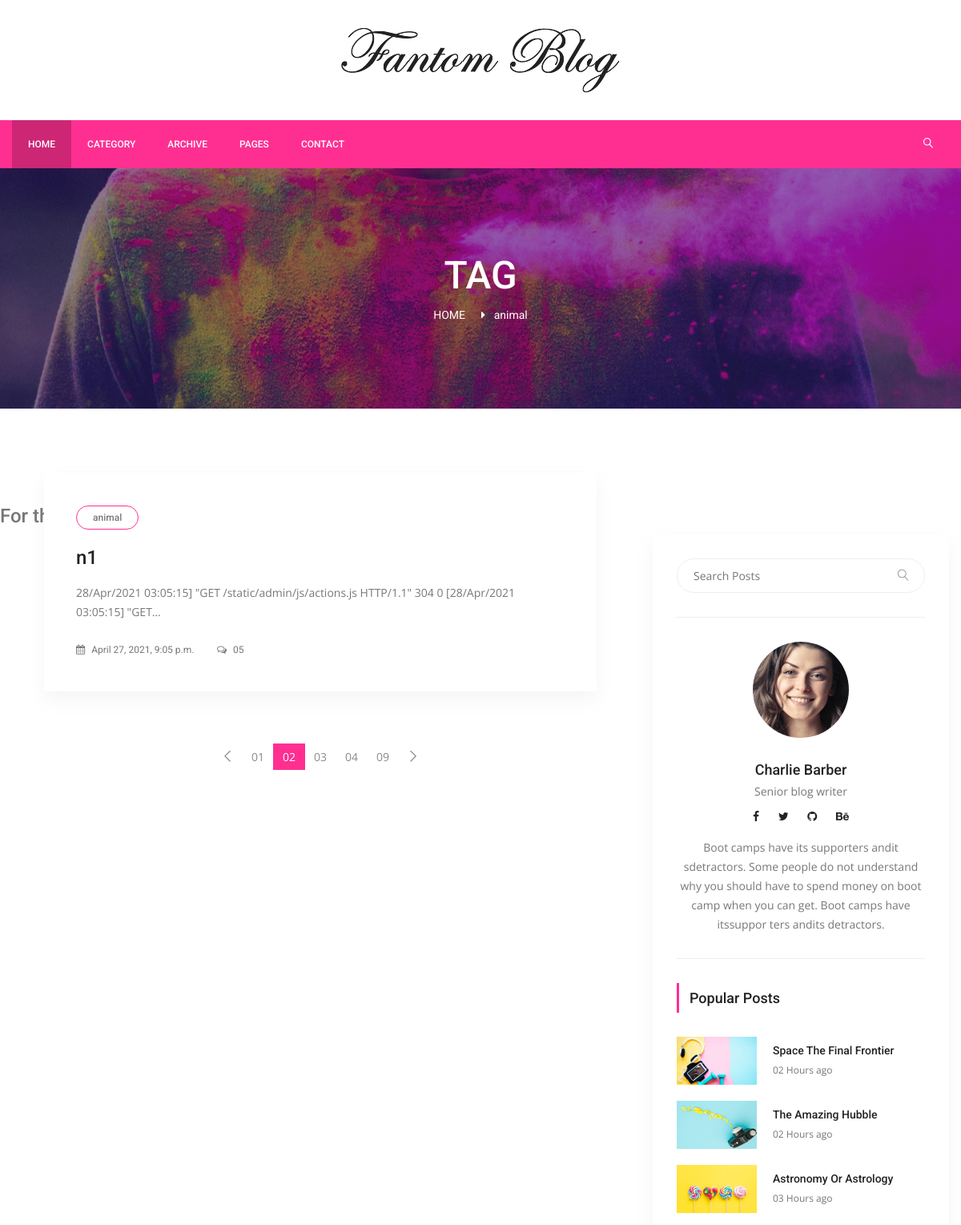
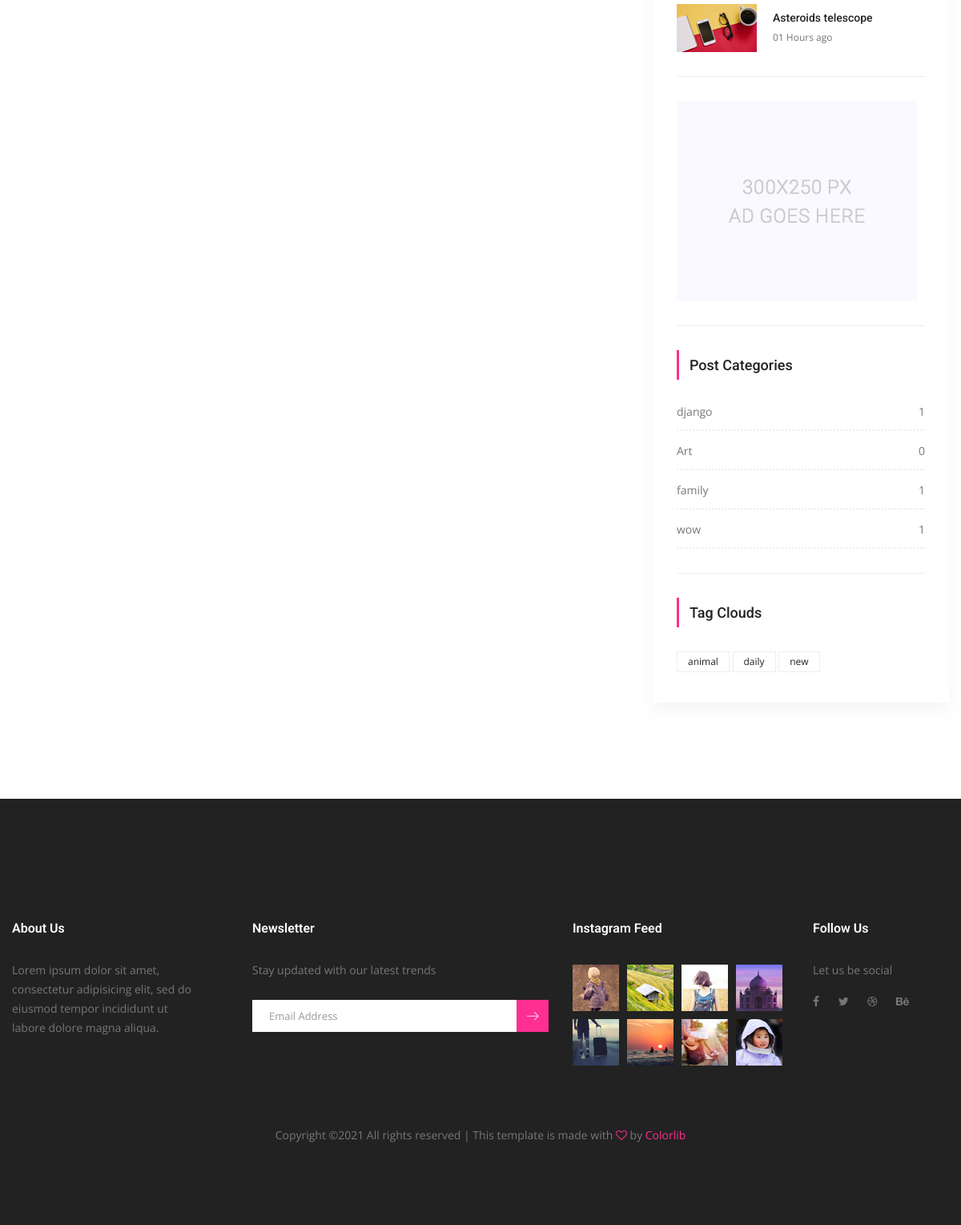
Page /tag/1/animal on the committed database (2 pictures, top to bottom).
### posts/models.py (models this page shows, shortened)
class Tag(models.Model):
    title = models.CharField( max_length=50)
    slug = models.SlugField(editable =False)
    def post_count(self):
        return self.posts.all().count()

class Post(models.Model):
    title = models.CharField(max_length=150)
    content = models.TextField()
    publishing_date = models.DateTimeField(auto_now_add=True)
    image = models.ImageField(blank=True,null=True,upload_to='uploads/')
    user = models.ForeignKey(settings.AUTH_USER_MODEL,on_delete=models.CASCADE)
    slug= models.SlugField(default = "slug")
    category = models.ForeignKey(Category, on_delete=models.CASCADE,default=1,related_name='posts')
    tag =models.ManyToManyField(Tag,related_name= "posts",blank =True)
    slider_post = models.BooleanField(default=False)

class Category(models.Model):
    title = models.CharField(max_length=150)
    slug = models.SlugField(default = "slug")
    def post_count(self):
        return self.posts.all().count()

### posts/views.py (the view)
# urls.py: path('tag/<int:pk>/<slug:slug>',TagDetail.as_view(),name="tag_detail"),
class TagDetail(ListView):
    model =Post
    template_name = "tags/tag_detail.html"
    context_object_name = 'posts'
    def get_queryset(self):
        self.tag = get_object_or_404(Tag,pk=self.kwargs['pk'])
        return Post.objects.filter(tag=self.tag).order_by('-id')
    def get_context_data(self, **kwargs):
        context = super(TagDetail,self).get_context_data(**kwargs)
        self.category = get_object_or_404(Tag,pk=self.kwargs['pk'])
        context['tag']=self.tag
        return context

### posts/templatetags/custom_tags.py (called while the page is built)
@register.simple_tag(name="categories")
def all_catagories():
    return Category.objects.all()

@register.simple_tag(name="tags")
def all_tags():
    return Tag.objects.all()

### templates/tags/tag_detail.html (shortened to what this page needs)
{% extends 'base.html' %}
{% load static %}
{% block content %}
<section class="banner_area">
    <div class="banner_inner d-flex align-items-center">
        <div class="overlay bg-parallax" data-stellar-ratio="0.9" data-stellar-vertical-offset="0" data-background="">
        </div>
        <div class="container">
            <div class="banner_content text-center">
                <h2>TAG</h2>
                <div class="page_link">
                    <a href={% url 'index' %}>HOME</a>
                    <a href="#">{{tag.title}}</a>
                </div>
            </div>
        </div>
    </div>
</section>
<section class="blog_area p_120">
    <h3>For this {{tag.title}} tag there are {{ tag.post_count }} posts </h3>
    <div class="container">
        <div class="row">
            <div class="col-lg-8">
                <div class="blog_left_sidebar">
                {% for post in posts %}
                    <article class="blog_style1">
                        <div class="blog_img">
                        </div>
                        <div class="blog_text">
                            <div class="blog_text_inner">
                                <a class="cat" href="#">{{tag.title}}</a>
                                <a href="{% url 'detail' pk=post.id  slug=post.slug  %}">
                                    <h4>{{post.title}}</h4>
                                </a>
                                <p>{{post.content | truncatechars:100}}</p>
                                <div class="date">
                                    <a href="#"><i class="fa fa-calendar" aria-hidden="true"></i> {{post.publishing_date}}</a>
                                    <a href="#"><i class="fa fa-comments-o" aria-hidden="true"></i> 05</a>
                                </div>
                            </div>
                        </div>
                    </article>
                {% endfor %}
                    <nav class="blog-pagination justify-content-center d-flex">
                        <ul class="pagination">
                            <li class="page-item">
                                <a href="#" class="page-link" aria-label="Previous">
                                    <span aria-hidden="true">
                                        <span class="lnr lnr-chevron-left"></span>
                                    </span>
                                </a>
                            </li>
                            <li class="page-item"><a href="#" class="page-link">01</a></li>
                            <li class="page-item active"><a href="#" class="page-link">02</a></li>
                            <li class="page-item"><a href="#" class="page-link">03</a></li>
                            <li class="page-item"><a href="#" class="page-link">04</a></li>
                            <li class="page-item"><a href="#" class="page-link">09</a></li>
                            <li class="page-item">
                                <a href="#" class="page-link" aria-label="Next">
                                    <span aria-hidden="true">
                                        <span class="lnr lnr-chevron-right"></span>
                                    </span>
                                </a>
                            </li>
                        </ul>
                    </nav>
                </div>
            </div>
            {% include "right_side.html" %}
        </div>
    </div>
</section>
{% endblock %}

### templates/base.html (shortened to what this page needs)
{% load static %}
<!doctype html>
<html lang="en">
<head>
    <link rel="stylesheet" href="{% static "css/bootstrap.css" %}">
    <link rel="stylesheet" href="{% static "vendors/linericon/style.css" %}">
    <link rel="stylesheet" href=" {% static "css/font-awesome.min.css" %}">
    <link rel="stylesheet" href="{% static "vendors/owl-carousel/owl.carousel.min.css" %}">
    <link rel="stylesheet" href="{% static "vendors/lightbox/simpleLightbox.css" %}">
    <link rel="stylesheet" href="{% static "vendors/nice-select/css/nice-select.css" %}">
    <link rel="stylesheet" href="{% static "vendors/animate-css/animate.css" %}">
    <link rel="stylesheet" href="{% static "vendors/jquery-ui/jquery-ui.css" %}">
    <link rel="stylesheet" href=" {% static "css/style.css" %}">
    <link rel="stylesheet" href=" {% static "css/responsive.css" %}">
</head>
<body>
    <header class="header_area">
        <div class="logo_part">
            <div class="container">
                <a class="logo" href="#"><img src="{% static "img/logo.png" %}" alt=""></a>
            </div>
        </div>
        <div class="main_menu">
            <nav class="navbar navbar-expand-lg navbar-light">
                <div class="container">
                    <div class="collapse navbar-collapse offset" id="navbarSupportedContent">
                        <ul class="nav navbar-nav menu_nav">
                            <li class="nav-item active"><a class="nav-link" href="{% url 'index' %}">Home</a></li>
                            <li class="nav-item"><a class="nav-link" href="category.html">Category</a></li>
                            <li class="nav-item"><a class="nav-link" href="archive.html">Archive</a></li>
                            <li class="nav-item submenu dropdown">
                                <a href="#" class="nav-link dropdown-toggle" data-toggle="dropdown" role="button"
                                    aria-haspopup="true" aria-expanded="false">Pages</a>
                            </li>
                            <li class="nav-item"><a class="nav-link" href="contact.html">Contact</a></li>
                        </ul>
                        <ul class="nav navbar-nav navbar-right ml-auto">
                            <li class="nav-item"><a href="#" class="search"><i class="lnr lnr-magnifier"></i></a></li>
                        </ul>
                    </div>
                </div>
            </nav>
        </div>
    </header>
{% block content %}
{% endblock %}
    <footer class="footer-area">
        <div class="container">
            <div class="row">
                <div class="col-lg-3  col-md-6 col-sm-6">
                    <div class="single-footer-widget">
                        <h6 class="footer_title">About Us</h6>
                        <p>Lorem ipsum dolor sit amet, consectetur adipisicing elit, sed do eiusmod tempor incididunt ut
                            labore dolore magna aliqua.</p>
                    </div>
                </div>
                <div class="col-lg-4 col-md-6 col-sm-6">
                    <div class="single-footer-widget">
                        <h6 class="footer_title">Newsletter</h6>
                        <p>Stay updated with our latest trends</p>
                        <div id="mc_embed_signup">
                            <form target="_blank"
                                action="https://spondonit.us12.list-manage.com/subscribe/post?u=1462626880ade1ac87bd9c93a&amp;id=92a4423d01"
                                method="get" class="subscribe_form relative">
                                <div class="input-group d-flex flex-row">
                                    <input name="EMAIL" placeholder="Email Address" onfocus="this.placeholder = ''"
                                        onblur="this.placeholder = 'Email Address '" required="" type="email">
                                    <button class="btn sub-btn"><span class="lnr lnr-arrow-right"></span></button>
                                </div>
                            </form>
                        </div>
                    </div>
                </div>
                <div class="col-lg-3 col-md-6 col-sm-6">
                    <div class="single-footer-widget instafeed">
                        <h6 class="footer_title">Instagram Feed</h6>
                        <ul class="list instafeed d-flex flex-wrap">
                            <li><img src="{% static "img/instagram/Image-01.jpg" %}" alt=""></li>
                            <li><img src="{% static "img/instagram/Image-02.jpg" %}" alt=""></li>
                            <li><img src="{% static "img/instagram/Image-03.jpg" %}" alt=""></li>
                            <li><img src="{% static "img/instagram/Image-04.jpg" %}" alt=""></li>
                            <li><img src="{% static "img/instagram/Image-05.jpg" %}" alt=""></li>
                            <li><img src="{% static "img/instagram/Image-06.jpg" %}" alt=""></li>
                            <li><img src="{% static "img/instagram/Image-07.jpg" %}" alt=""></li>
                            <li><img src="{% static "img/instagram/Image-08.jpg" %}" alt=""></li>
                        </ul>
                    </div>
                </div>
                <div class="col-lg-2 col-md-6 col-sm-6">
                    <div class="single-footer-widget f_social_wd">
                        <h6 class="footer_title">Follow Us</h6>
                        <p>Let us be social</p>
                        <div class="f_social">
                            <a href="#"><i class="fa fa-facebook"></i></a>
                            <a href="#"><i class="fa fa-twitter"></i></a>
                            <a href="#"><i class="fa fa-dribbble"></i></a>
                            <a href="#"><i class="fa fa-behance"></i></a>
                        </div>
                    </div>
                </div>
            </div>
            <div class="row footer-bottom d-flex justify-content-between align-items-center">
                <p class="col-lg-12 footer-text text-center">
                    Copyright &copy; All rights reserved | This template is made with <i class="fa fa-heart-o"
                        aria-hidden="true"></i> by <a href="https://colorlib.com" target="_blank">Colorlib</a>
                </p>
            </div>
        </div>
    </footer>
</body>
</html>

### templates/right_side.html
{% load static %}
{% load custom_tags %}
<div class="col-lg-4">
    <div class="blog_right_sidebar">
        <aside class="single_sidebar_widget search_widget">
            <div class="input-group">
                <input type="text" class="form-control" placeholder="Search Posts">
                <span class="input-group-btn">
                    <button class="btn btn-default" type="button"><i class="lnr lnr-magnifier"></i></button>
                </span>
            </div>
            <div class="br"></div>
        </aside>
        <aside class="single_sidebar_widget author_widget">
            <img class="author_img rounded-circle" src="{% static "img/blog/author.png" %}" alt="">
            <h4>Charlie Barber</h4>
            <p>Senior blog writer</p>
            <div class="social_icon">
                <a href="#"><i class="fa fa-facebook"></i></a>
                <a href="#"><i class="fa fa-twitter"></i></a>
                <a href="#"><i class="fa fa-github"></i></a>
                <a href="#"><i class="fa fa-behance"></i></a>
            </div>
            <p>Boot camps have its supporters andit sdetractors. Some people do not understand why you
                should have to spend money on boot camp when you can get. Boot camps have itssuppor ters
                andits detractors.</p>
            <div class="br"></div>
        </aside>
        <aside class="single_sidebar_widget popular_post_widget">
            <h3 class="widget_title">Popular Posts</h3>
            <div class="media post_item">
                <img src="{% static "img/blog/popular-post/post1.jpg" %}" alt="post">
                <div class="media-body">
                    <a href="blog-details.html">
                        <h3>Space The Final Frontier</h3>
                    </a>
                    <p>02 Hours ago</p>
                </div>
            </div>
            <div class="media post_item">
                <img src="{% static "img/blog/popular-post/post2.jpg" %}" alt="post">
                <div class="media-body">
                    <a href="blog-details.html">
                        <h3>The Amazing Hubble</h3>
                    </a>
                    <p>02 Hours ago</p>
                </div>
            </div>
            <div class="media post_item">
                <img src="{% static "img/blog/popular-post/post3.jpg" %}" alt="post">
                <div class="media-body">
                    <a href="blog-details.html">
                        <h3>Astronomy Or Astrology</h3>
                    </a>
                    <p>03 Hours ago</p>
                </div>
            </div>
            <div class="media post_item">
                <img src="{% static "img/blog/popular-post/post4.jpg" %}" alt="post">
                <div class="media-body">
                    <a href="blog-details.html">
                        <h3>Asteroids telescope</h3>
                    </a>
                    <p>01 Hours ago</p>
                </div>
            </div>
            <div class="br"></div>
        </aside>
        <aside class="single_sidebar_widget">
            <a href="#"><img class="img-fluid" src="{% static "img/blog/add.jpg" %}" alt=""></a>
            <div class="br"></div>
        </aside>
        <aside class="single_sidebar_widget post_category_widget">
            <h4 class="widget_title">Post Categories</h4>
            <ul class="list cat-list">
                {% categories as categories %}
                {% for category in categories %}
                <li>
                    <a href="{% url 'category_detail' pk=category.pk slug=category.slug %}" class="d-flex justify-content-between">
                        <p>{{ category.title }}</p>
                        <p>{{ category.post_count }}</p>
                    </a>
                </li>
                {% endfor %}
            </ul>
            <div class="br"></div>
        </aside>
        <aside class="single-sidebar-widget tag_cloud_widget">
            <h4 class="widget_title">Tag Clouds</h4>
            <ul class="list">
            {% tags as tags %}
            {% for tag in tags %}
                <li><a href="{% url 'tag_detail' pk=tag.pk slug=tag.slug %}">{{tag.title}}</a></li>
            {% endfor %}
            </ul>
        </aside>
    </div>
</div>

### static/css/responsive.css (style rules this page uses)
@media (max-width:1619px) { .header_area .navbar .search { margin-left: 40px; } }

### rows in the picture
Tag: title "animal"
Post: title "n1", content "28/Apr/2021 03:05:15] \"GET /static/admin/js/actions.js HTTP/1.1\" 304 0 [28/Apr/2021 03:05:15] \"GET…", publishing_date "April 27, 2021, 9:05 p.m."
Category: title "django", post_count "1"
Category: title "Art", post_count "0"
Category: title "family", post_count "1"
Category: title "wow", post_count "1"
Tag: title "daily"
Tag: title "new"
